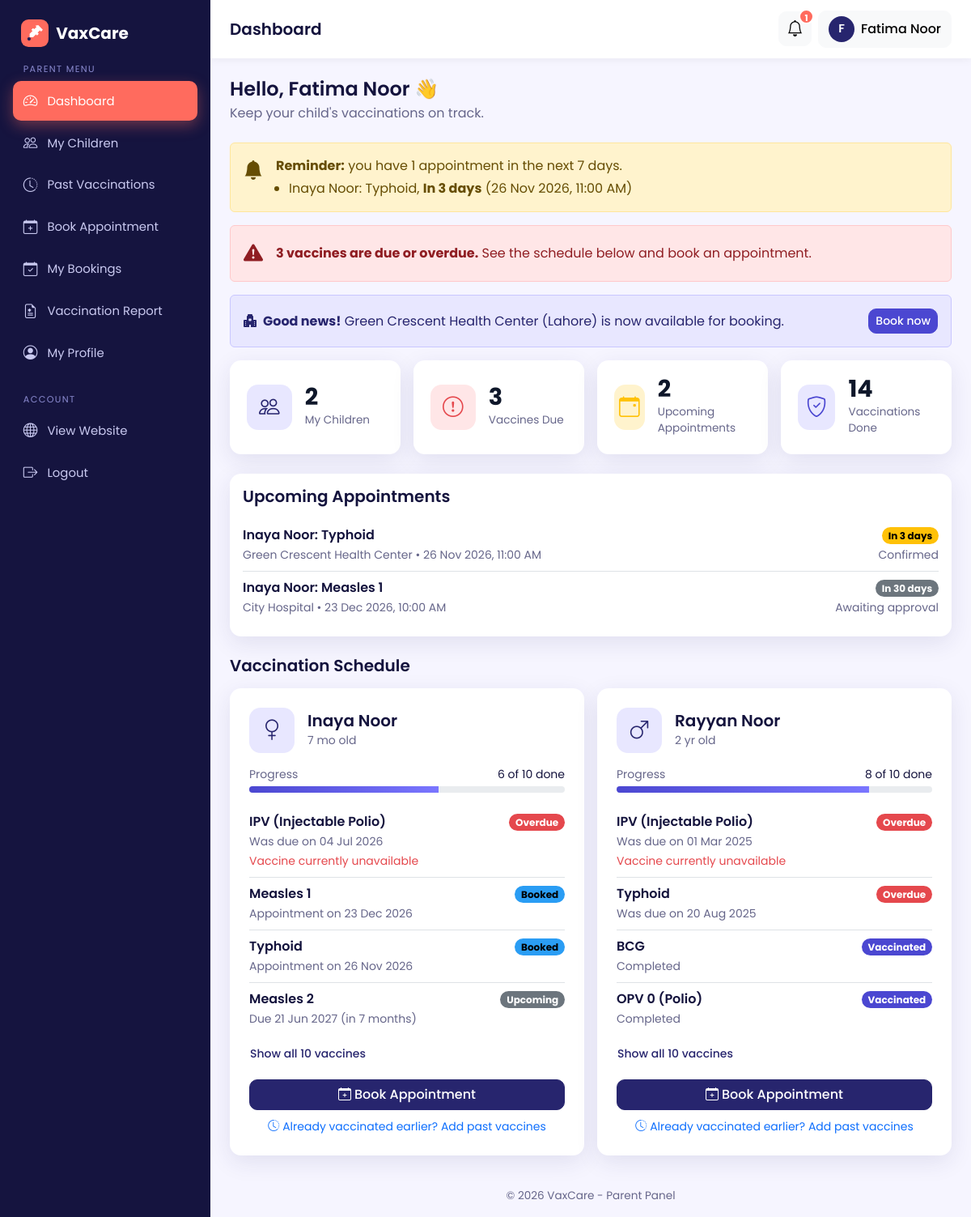
/parent/dashboard.php (signed in), run on the app's committed database.
### tables this page shows
CREATE TABLE bookings (
  id INT AUTO_INCREMENT PRIMARY KEY,
  child_id INT NOT NULL,
  parent_id INT NOT NULL,
  hospital_id INT NOT NULL,
  vaccine_id INT NOT NULL,
  appointment_date DATE NOT NULL,
  appointment_time TIME NOT NULL,
  approval_status ENUM('pending','approved','rejected') NOT NULL DEFAULT 'pending',
  vaccination_status ENUM('pending','vaccinated','not_vaccinated') NOT NULL DEFAULT 'pending',
  created_at TIMESTAMP DEFAULT CURRENT_TIMESTAMP,
  FOREIGN KEY (child_id)    REFERENCES children(id)  ON DELETE CASCADE,
  FOREIGN KEY (parent_id)   REFERENCES users(id)     ON DELETE CASCADE,
  FOREIGN KEY (hospital_id) REFERENCES hospitals(id) ON DELETE CASCADE,
  FOREIGN KEY (vaccine_id)  REFERENCES vaccines(id)  ON DELETE CASCADE
);

CREATE TABLE children (
  id INT AUTO_INCREMENT PRIMARY KEY,
  parent_id INT NOT NULL,
  name VARCHAR(100) NOT NULL,
  dob DATE NOT NULL,
  gender ENUM('male','female') NOT NULL,
  blood_group VARCHAR(5),
  FOREIGN KEY (parent_id) REFERENCES users(id) ON DELETE CASCADE
);

CREATE TABLE vaccines (
  id INT AUTO_INCREMENT PRIMARY KEY,
  vaccine_name VARCHAR(120) NOT NULL,
  description VARCHAR(255),
  recommended_age VARCHAR(50),               
  recommended_age_days INT NOT NULL DEFAULT 0,
  availability ENUM('available','unavailable') NOT NULL DEFAULT 'available'
);

CREATE TABLE hospital_suggestions (
  id INT AUTO_INCREMENT PRIMARY KEY,
  parent_id INT NOT NULL,
  hospital_name VARCHAR(150) NOT NULL,
  city VARCHAR(80) NOT NULL,
  address VARCHAR(255) NULL,
  phone VARCHAR(20) NULL,
  status ENUM('pending','approved','rejected') NOT NULL DEFAULT 'pending',
  decided_at DATETIME NULL,                           
  created_at TIMESTAMP DEFAULT CURRENT_TIMESTAMP,
  FOREIGN KEY (parent_id)   REFERENCES users(id)     ON DELETE CASCADE
);

CREATE TABLE hospitals (
  id INT AUTO_INCREMENT PRIMARY KEY,
  user_id INT NULL,                          
  hospital_name VARCHAR(150) NOT NULL,
  address VARCHAR(255) NOT NULL,
  location VARCHAR(100) NOT NULL,            
  phone VARCHAR(20),
  license_no VARCHAR(60) NULL,                       
  contact_email VARCHAR(120) NULL,                   
  latitude DECIMAL(10,7) NULL,                       
  longitude DECIMAL(10,7) NULL,
  invite_token VARCHAR(64) NULL,                     
  FOREIGN KEY (user_id) REFERENCES users(id) ON DELETE SET NULL,
  UNIQUE KEY uniq_invite (invite_token)
);

### parent/dashboard.php (the view, shortened to what this page needs)
<?php
require_once __DIR__ . '/../includes/auth.php';
require_once __DIR__ . '/../config/db.php';
require_once __DIR__ . '/../includes/schedule.php';
$parentId = (int)$_SESSION['user_id'];
$today    = date('Y-m-d');
$stmt = $pdo->prepare('SELECT * FROM children WHERE parent_id = ? ORDER BY dob DESC, id DESC');
$stmt->execute([$parentId]);
$children = $stmt->fetchAll();
$vaccines = $pdo->query(
    'SELECT id, vaccine_name, recommended_age, recommended_age_days, availability
     FROM vaccines ORDER BY recommended_age_days ASC, id ASC'
)->fetchAll();
$stmt = $pdo->prepare(
    "SELECT child_id, vaccine_id, approval_status, vaccination_status, appointment_date
     FROM bookings
     WHERE parent_id = ? AND approval_status <> 'rejected'"
);
$stmt->execute([$parentId]);
$bookingsByChild = [];
foreach ($stmt->fetchAll() as $b) {
    $bookingsByChild[$b['child_id']][] = $b;
}
$schedules = [];
$dueTotal  = 0;
$doneTotal = 0;
foreach ($children as $c) {
    $rows = vaccine_schedule($c['dob'], $vaccines, $bookingsByChild[$c['id']] ?? []);
    $schedules[$c['id']] = $rows;
    foreach ($rows as $r) {
        if (in_array($r['status'], ['due', 'overdue'], true)) { $dueTotal++; }
        if ($r['status'] === 'done') { $doneTotal++; }
    }
}
$stmt = $pdo->prepare(
    "SELECT b.appointment_date, b.appointment_time, b.approval_status,
            c.name AS child_name, v.vaccine_name, h.hospital_name
     FROM bookings b
     JOIN children  c ON c.id = b.child_id
     JOIN vaccines  v ON v.id = b.vaccine_id
     JOIN hospitals h ON h.id = b.hospital_id
     WHERE b.parent_id = ?
       AND b.approval_status IN ('approved', 'pending')
       AND b.vaccination_status = 'pending'
       AND b.appointment_date >= ?
     ORDER BY b.appointment_date ASC, b.appointment_time ASC
     LIMIT 6"
);
$stmt->execute([$parentId, $today]);
$upcoming = $stmt->fetchAll();
$soon = array_filter($upcoming, fn($a) => days_until($a['appointment_date']) <= 7);
$stmt = $pdo->prepare(
    "SELECT hospital_name, city FROM hospital_suggestions
     WHERE parent_id = ? AND status = 'approved' AND decided_at >= ?
     ORDER BY decided_at DESC LIMIT 3"
);
$stmt->execute([$parentId, date('Y-m-d H:i:s', strtotime('-7 days'))]);
$newHospitals = $stmt->fetchAll();
$bookingReady = is_file(__DIR__ . '/book_hospital.php');
$stats = [
    ['My Children',           count($children),  'bi-people',          'primary'],
    ['Vaccines Due',          $dueTotal,         'bi-exclamation-circle', 'danger'],
    ['Upcoming Appointments', count($upcoming),  'bi-calendar-event', 'warning'],
    ['Vaccinations Done',     $doneTotal,        'bi-shield-check',   'success'],
];
require_once __DIR__ . '/../includes/parent_header.php';
?>
<div class="mb-4">
  <h4 class="mb-1">Hello, <?= e($_SESSION['name']) ?> 👋</h4>
  <p class="text-muted mb-0">Keep your child's vaccinations on track.</p>
</div>
<?php if ($soon): ?>
  <div class="alert alert-warning d-flex gap-3 align-items-start">
    <i class="bi bi-bell-fill fs-4"></i>
    <div>
      <strong>Reminder:</strong> you have <?= count($soon) ?> appointment<?= count($soon) > 1 ? 's' : '' ?> in the next 7 days.
      <ul class="mb-0 mt-1 ps-3">
        <?php foreach ($soon as $a): ?>
          <li><?= e($a['child_name']) ?>: <?= e($a['vaccine_name']) ?>, <strong><?= e(day_label(days_until($a['appointment_date']))) ?></strong>
              (<?= format_date($a['appointment_date']) ?>, <?= date('h:i A', strtotime($a['appointment_time'])) ?>)</li>
        <?php endforeach; ?>
      </ul>
    </div>
  </div>
<?php endif; ?>
<?php if ($dueTotal > 0): ?>
  <div class="alert alert-danger d-flex gap-3 align-items-center">
    <i class="bi bi-exclamation-triangle-fill fs-4"></i>
    <div><strong><?= $dueTotal ?> vaccine<?= $dueTotal > 1 ? 's are' : ' is' ?> due or overdue.</strong>
      See the schedule below and book an appointment.</div>
  </div>
<?php endif; ?>
<?php if ($newHospitals): ?>
  <div class="alert alert-success d-flex flex-wrap gap-3 align-items-center justify-content-between">
    <div>
      <i class="bi bi-hospital-fill me-2"></i><strong>Good news!</strong>
      <?php foreach ($newHospitals as $i => $nh): ?><?= $i ? ', ' : ' ' ?><?= e($nh['hospital_name']) ?> (<?= e($nh['city']) ?>)<?php endforeach; ?>
      is now available for booking.
    </div>
    <?php if ($bookingReady): ?>
      <a href="<?= BASE_URL ?>/parent/book_hospital.php" class="btn btn-sm btn-success">Book now</a>
    <?php endif; ?>
  </div>
<?php endif; ?>
<div class="row g-3 mb-4">
  <?php foreach ($stats as [$label, $value, $icon, $color]): ?>
    <div class="col-6 col-xl-3">
      <div class="card stat-card h-100">
        <div class="icon-box text-<?= $color ?>" style="background: var(--bs-<?= $color ?>-bg-subtle);"><i class="bi <?= $icon ?>"></i></div>
        <div>
          <div class="stat-number"><?= (int)$value ?></div>
          <div class="stat-label"><?= e($label) ?></div>
        </div>
      </div>
    </div>
  <?php endforeach; ?>
</div>
<?php if (!$children): ?>
  <div class="card">
    <div class="card-body p-5 text-center">
      <div class="icon-box mx-auto mb-3"><i class="bi bi-person-hearts"></i></div>
      <h5>Add your child to get started</h5>
      <p class="text-muted mb-3">We will show the full vaccination schedule based on your child's date of birth.</p>
      <a href="<?= BASE_URL ?>/parent/child_form.php" class="btn btn-primary"><i class="bi bi-plus-lg me-1"></i>Add Child</a>
    </div>
  </div>
<?php else: ?>
  <div class="card mb-4">
    <div class="card-body">
      <h5 class="mb-3">Upcoming Appointments</h5>
      <?php if (!$upcoming): ?>
        <p class="text-muted mb-0">No upcoming appointments.</p>
      <?php else: ?>
        <ul class="list-group list-group-flush">
          <?php foreach ($upcoming as $a): $d = days_until($a['appointment_date']); ?>
            <li class="list-group-item d-flex justify-content-between align-items-start gap-2 px-0">
              <div class="min-w-0">
                <div class="fw-semibold"><?= e($a['child_name']) ?>: <?= e($a['vaccine_name']) ?></div>
                <small class="text-muted">
                  <?= e($a['hospital_name']) ?> &bull; <?= format_date($a['appointment_date']) ?>, <?= date('h:i A', strtotime($a['appointment_time'])) ?>
                </small>
              </div>
              <div class="text-end text-nowrap">
                <span class="badge rounded-pill text-bg-<?= $d <= 1 ? 'danger' : ($d <= 7 ? 'warning' : 'secondary') ?>"><?= e(day_label($d)) ?></span>
                <div><small class="text-muted"><?= $a['approval_status'] === 'approved' ? 'Confirmed' : 'Awaiting approval' ?></small></div>
              </div>
            </li>
          <?php endforeach; ?>
        </ul>
      <?php endif; ?>
    </div>
  </div>
  <h5 class="mb-3">Vaccination Schedule</h5>
  <div class="row g-3">
    <?php foreach ($children as $c):
        $rows    = $schedules[$c['id']];
        $total   = count($rows);
        $done    = count(array_filter($rows, fn($r) => $r['status'] === 'done'));
        $pct     = $total ? (int)round($done * 100 / $total) : 0;
        $visible = array_slice($rows, 0, 4);
        $hidden  = array_slice($rows, 4);
    ?>
      <div class="col-lg-6">
        <div class="card h-100">
          <div class="card-body p-4">
            <div class="d-flex align-items-center gap-3 mb-3">
              <div class="icon-box flex-shrink-0"><i class="bi bi-gender-<?= $c['gender'] === 'male' ? 'male' : 'female' ?>"></i></div>
              <div class="min-w-0 flex-fill">
                <h5 class="mb-0 text-truncate"><?= e($c['name']) ?></h5>
                <small class="text-muted"><?= e(child_age($c['dob'])) ?> old</small>
              </div>
            </div>
            <div class="d-flex justify-content-between small mb-1">
              <span class="text-muted">Progress</span><span><?= $done ?> of <?= $total ?> done</span>
            </div>
            <div class="progress mb-3" style="height:8px;">
              <div class="progress-bar bg-success" style="width: <?= $pct ?>%"></div>
            </div>
            <ul class="list-group list-group-flush">
              <?php foreach ($visible as $r) { echo schedule_item_html($r); } ?>
            </ul>
            <?php if ($hidden): ?>
              <button class="btn btn-sm btn-link text-decoration-none px-0 mt-2" type="button"
                      data-bs-toggle="collapse" data-bs-target="#sched-<?= (int)$c['id'] ?>">
                Show all <?= $total ?> vaccines
              </button>
            <?php endif; ?>
            <div class="mt-3">
              <?php if ($bookingReady): ?>
                <a href="<?= BASE_URL ?>/parent/book_hospital.php?child=<?= (int)$c['id'] ?>" class="btn btn-primary w-100">
                  <i class="bi bi-calendar-plus me-1"></i>Book Appointment
                </a>
              <?php else: ?>
                <button class="btn btn-primary w-100" disabled>Booking opens soon</button>
              <?php endif; ?>
            </div>
            <div class="text-center mt-2">
              <a href="<?= BASE_URL ?>/parent/past_vaccinations.php?child=<?= (int)$c['id'] ?>" class="small text-decoration-none">
                <i class="bi bi-clock-history me-1"></i>Already vaccinated earlier? Add past vaccines
              </a>
            </div>
          </div>
        </div>
      </div>
    <?php endforeach; ?>
  </div>
<?php endif; ?>
<?php require_once __DIR__ . '/../includes/parent_footer.php'; ?>

### includes/schedule.php (shortened to what this page needs)
<?php
require_once __DIR__ . '/functions.php';
function days_until($date)
{
    $today = new DateTime('today');
    return (int)$today->diff(new DateTime($date))->format('%r%a');
}
function day_label($days)
{
    if ($days > 1)   return 'In ' . $days . ' days';
    return abs($days) . ' days ago';
}
function humanize_days($days)
{
    $days = abs((int)$days);
    return round($days / 30) . ' months';
}
function vaccine_schedule($dob, array $vaccines, array $bookings)
{
    $rank = ['vaccinated' => 3, 'pending' => 2, 'not_vaccinated' => 1];
    $best = [];
    foreach ($bookings as $b) {
        $vid   = $b['vaccine_id'];
        $score = $rank[$b['vaccination_status']] ?? 0;
        if (!isset($best[$vid]) || $score > ($rank[$best[$vid]['vaccination_status']] ?? 0)) {
            $best[$vid] = $b;
        }
    }
    $birth = new DateTime($dob);
    $rows  = [];
    foreach ($vaccines as $v) {
        $due       = (clone $birth)->modify('+' . (int)$v['recommended_age_days'] . ' days');
        $daysToDue = days_until($due->format('Y-m-d'));
        $b       = $best[$v['id']] ?? null;
        $bStatus = $b['vaccination_status'] ?? '';
        if ($bStatus === 'vaccinated')   { $status = 'done'; }
        elseif ($bStatus === 'pending')  { $status = 'booked'; }
        elseif ($daysToDue > 0)          { $status = 'upcoming'; }
        elseif ($daysToDue >= -30)       { $status = 'due'; }
        else                             { $status = 'overdue'; }
        $rows[] = [
            'vaccine'     => $v,
            'status'      => $status,
            'due_date'    => $due->format('Y-m-d'),
            'days_to_due' => $daysToDue,
            'booking'     => $b,
        ];
    }
    $order = ['overdue' => 0, 'due' => 1, 'booked' => 2, 'upcoming' => 3, 'done' => 4];
    usort($rows, function ($a, $b) use ($order) {
        return [$order[$a['status']], $a['due_date']] <=> [$order[$b['status']], $b['due_date']];
    });
    return $rows;
}
function schedule_badge($status)
{
    $map = [
        'done'     => ['success',   'Vaccinated'],
        'booked'   => ['info',      'Booked'],
        'due'      => ['warning',   'Due now'],
        'overdue'  => ['danger',    'Overdue'],
        'upcoming' => ['secondary', 'Upcoming'],
    ];
    [$color, $label] = $map[$status];
    return '<span class="badge rounded-pill text-bg-' . $color . '">' . $label . '</span>';
}
function schedule_note($r)
{
    switch ($r['status']) {
        case 'done':
            return 'Completed';
        case 'booked':
            return 'Appointment on ' . format_date($r['booking']['appointment_date']);
        case 'upcoming':
            return 'Due ' . format_date($r['due_date']) . ' (in ' . humanize_days($r['days_to_due']) . ')';
        default:
            return 'Was due on ' . format_date($r['due_date']);
    }
}
function schedule_item_html($r)
{
    $v    = $r['vaccine'];
    $html = '<li class="list-group-item d-flex justify-content-between align-items-start gap-2 px-0">';
    $html .= '<div class="min-w-0"><div class="fw-semibold">' . e($v['vaccine_name']) . '</div>';
    $html .= '<small class="text-muted">' . e(schedule_note($r)) . '</small>';
    if (in_array($r['status'], ['due', 'overdue'], true) && $v['availability'] !== 'available') {
        $html .= '<div><small class="text-danger">Vaccine currently unavailable</small></div>';
    }
    $html .= '</div><div class="text-nowrap">' . schedule_badge($r['status']) . '</div></li>';
    return $html;
}

### data on the page
bookings: child.name "Inaya Noor", vaccine.vaccine_name "Typhoid", appointment_date "In 3 days", appointment_date "26 Nov 2026", appointment_time "11:00 AM", hospital.hospital_name "Green Crescent Health Center", approval_status "Confirmed", appointment_date "Appointment on 26 Nov 2026"
hospital_suggestions: hospital_name "Green Crescent Health Center", city "Lahore"
bookings: child.name "Inaya Noor", vaccine.vaccine_name "Measles 1", hospital.hospital_name "City Hospital", appointment_date "23 Dec 2026", appointment_time "10:00 AM", appointment_date "In 30 days", approval_status "Awaiting approval", appointment_date "Appointment on 23 Dec 2026"
children: name "Inaya Noor", dob "7 mo", id "6", id "10", r "Was due on 04 Jul 2026", label "Overdue", label "Booked", r "Due 21 Jun 2027 (in 7 months)", label "Upcoming"
vaccines: vaccine_name "IPV (Injectable Polio)"
vaccines: vaccine_name "Measles 1"
vaccines: vaccine_name "Typhoid"
vaccines: vaccine_name "Measles 2"
children: name "Rayyan Noor", dob.recommended_age_days "2 yr", id "8", id "10", r "Was due on 01 Mar 2025", label "Overdue", r "Was due on 20 Aug 2025", r "Completed", label "Vaccinated"
vaccines: vaccine_name "BCG"
vaccines: vaccine_name "OPV 0 (Polio)"

### other printed values
APP_NAME "VaxCare"
$label "Dashboard"
$label "My Children"
$label "Past Vaccinations"
$label "Book Appointment"
$label "My Bookings"
$label "Vaccination Report"
$label "My Profile"
$pageTitle "Dashboard"
$notifCount "1"
mb_strtoupper(mb_substr($_SESSION['name'] ?? 'P', 0, 1)) "F"
$_SESSION['name'] "Fatima Noor"
count($soon) "1"
$dueTotal "3"
$value "2"
